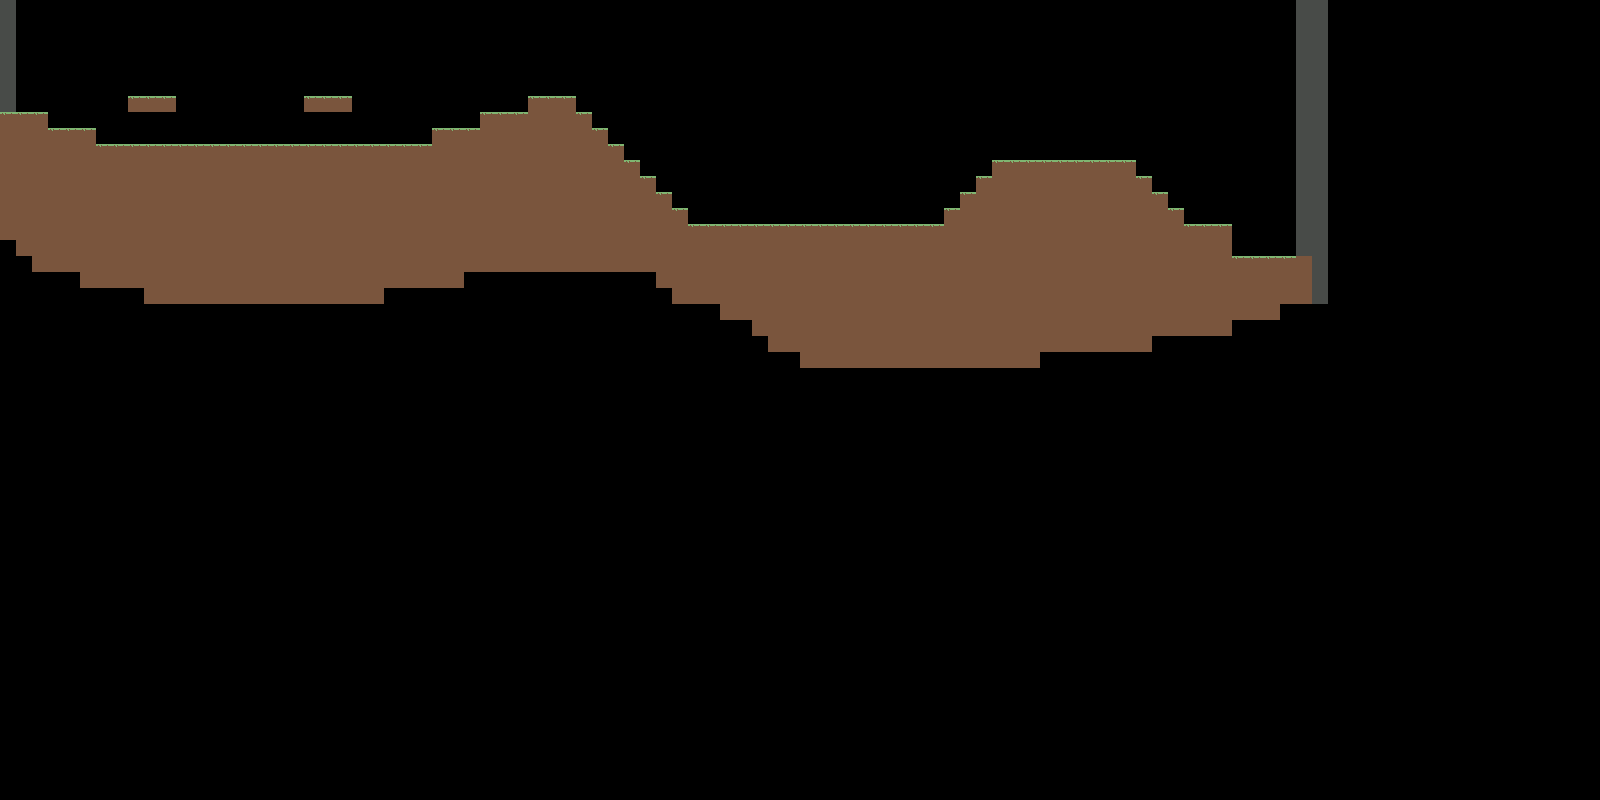

Tiled map render using the project's own tile images. Description and the map definition, with tile-layer contents summarised, below:
An orthogonal 100x50 tile map with 16x16 px tiles, 1 tile layer (solid) and 15 objects (14x npc, mc).

<map version="1.4" tiledversion="1.4.2" orientation="orthogonal" renderorder="right-down" width="100" height="50" tilewidth="16" tileheight="16" infinite="0" nextlayerid="3" nextobjectid="16">
 <editorsettings>
  <export target="map1.json" format="json" />
 </editorsettings>
 <tileset firstgid="1" name="tileset" tilewidth="16" tileheight="16" tilecount="3" columns="3">
  <image source="tileset.png" width="48" height="16" />
  <tile id="0">
   <properties>
    <property name="collides" type="bool" value="true" />
   </properties>
  </tile>
  <tile id="1">
   <properties>
    <property name="collides" type="bool" value="true" />
   </properties>
  </tile>
  <tile id="2">
   <properties>
    <property name="collides" type="bool" value="true" />
   </properties>
  </tile>
 </tileset>
 <layer id="1" name="solid" width="100" height="50">
  <data>[5000 cells, 788 non-empty, 3 distinct tile ids]</data>
 </layer>
 <objectgroup id="2" name="spawn_points">
  <object id="1" name="mc" x="41" y="82.25">
   <point />
  </object>
  <object id="2" type="npc" x="229" y="60.25">
   <point />
  </object>
  <object id="3" type="npc" x="337.25" y="41.25">
   <point />
  </object>
  <object id="4" type="npc" x="428.75" y="70.75">
   <point />
  </object>
  <object id="5" type="npc" x="537.25" y="55">
   <point />
  </object>
  <object id="6" type="npc" x="821.333" y="58.6667">
   <point />
  </object>
  <object id="7" type="npc" x="733.333" y="84.6667">
   <point />
  </object>
  <object id="8" type="npc" x="648.667" y="60.6667">
   <point />
  </object>
  <object id="9" type="npc" x="908" y="123.333">
   <point />
  </object>
  <object id="10" type="npc" x="1114" y="74.6667">
   <point />
  </object>
  <object id="11" type="npc" x="1011.33" y="100.667">
   <point />
  </object>
  <object id="12" type="npc" x="1247.33" y="124.667">
   <point />
  </object>
  <object id="13" type="npc" x="1056.67" y="129.333">
   <point />
  </object>
  <object id="14" type="npc" x="1150.67" y="116">
   <point />
  </object>
  <object id="15" type="npc" x="813.333" y="135.333">
   <point />
  </object>
 </objectgroup>
</map>
